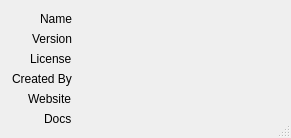
<?xml version="1.0" encoding="UTF-8"?>
<ui version="4.0">
    <class>MetadataDialog</class>
    <widget class="QDialog" name="MetadataDialog">
        <property name="geometry">
            <rect>
                <x>0</x>
                <y>0</y>
                <width>291</width>
                <height>132</height>
            </rect>
        </property>
        <property name="windowTitle">
            <string>Decision Descent: Client - Metadata</string>
        </property>
        <property name="windowIcon">
            <iconset>
                <normaloff>../../assets/icon.png</normaloff>../../assets/icon.png
            </iconset>
        </property>
        <property name="sizeGripEnabled">
            <bool>true</bool>
        </property>
        <layout class="QFormLayout" name="formLayout">
            <property name="labelAlignment">
                <set>Qt::AlignRight|Qt::AlignTrailing|Qt::AlignVCenter</set>
            </property>
            <property name="leftMargin">
                <number>12</number>
            </property>
            <property name="topMargin">
                <number>12</number>
            </property>
            <property name="rightMargin">
                <number>12</number>
            </property>
            <property name="bottomMargin">
                <number>12</number>
            </property>
            <item row="0" column="0">
                <widget class="QLabel" name="nameLabel">
                    <property name="text">
                        <string>Name</string>
                    </property>
                </widget>
            </item>
            <item row="0" column="1">
                <widget class="QLabel" name="name">
                    <property name="text">
                        <string/>
                    </property>
                </widget>
            </item>
            <item row="1" column="0">
                <widget class="QLabel" name="versionLabel">
                    <property name="text">
                        <string>Version</string>
                    </property>
                </widget>
            </item>
            <item row="1" column="1">
                <widget class="QLabel" name="version">
                    <property name="text">
                        <string/>
                    </property>
                </widget>
            </item>
            <item row="2" column="0">
                <widget class="QLabel" name="license_label">
                    <property name="text">
                        <string>License</string>
                    </property>
                </widget>
            </item>
            <item row="2" column="1">
                <widget class="QLabel" name="license">
                    <property name="text">
                        <string/>
                    </property>
                    <property name="openExternalLinks">
                        <bool>true</bool>
                    </property>
                </widget>
            </item>
            <item row="3" column="0">
                <widget class="QLabel" name="created_by_label">
                    <property name="text">
                        <string>Created By</string>
                    </property>
                </widget>
            </item>
            <item row="3" column="1">
                <widget class="QLabel" name="created_by">
                    <property name="text">
                        <string/>
                    </property>
                </widget>
            </item>
            <item row="4" column="0">
                <widget class="QLabel" name="website_label">
                    <property name="text">
                        <string>Website</string>
                    </property>
                </widget>
            </item>
            <item row="4" column="1">
                <widget class="QLabel" name="website">
                    <property name="text">
                        <string/>
                    </property>
                    <property name="openExternalLinks">
                        <bool>true</bool>
                    </property>
                </widget>
            </item>
            <item row="5" column="0">
                <widget class="QLabel" name="docs_label">
                    <property name="text">
                        <string>Docs</string>
                    </property>
                </widget>
            </item>
            <item row="5" column="1">
                <widget class="QLabel" name="docs">
                    <property name="text">
                        <string/>
                    </property>
                    <property name="openExternalLinks">
                        <bool>true</bool>
                    </property>
                </widget>
            </item>
        </layout>
    </widget>
    <resources/>
    <connections/>
</ui>
